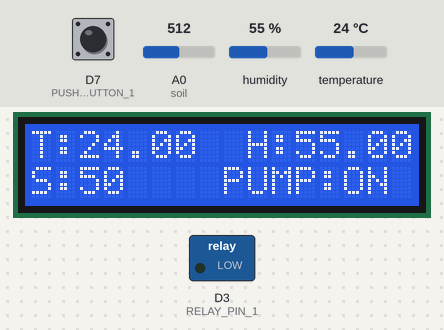
Bench run of a sketch on a simulated ESP8266 (NodeMCU). On the bench: 16×2 character LCD, switched loads named in the sketch (green lamp = pin HIGH). Inputs (shaded band) come from the test bench; at power-on: D7 (PUSH_BUTTON_1) HIGH, A0 (soil) = 512, humidity 55 %, temperature 24 °C. WiFi joins after 1.5 s; servers stay silent unless stated; what the sketch prints to the serial monitor is not drawn.

Above: at 6.1 s.
6.2 s: D7 (PUSH_BUTTON_1) pulled LOW for 1 s
At 7.3 s:
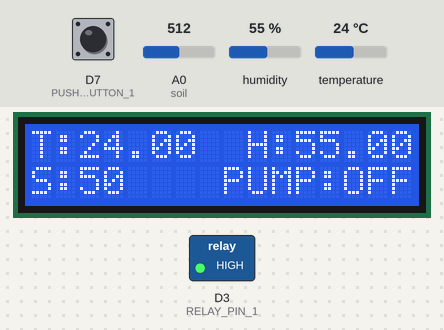
8.7 s: A0 (soil) set to 701
At 10.0 s:
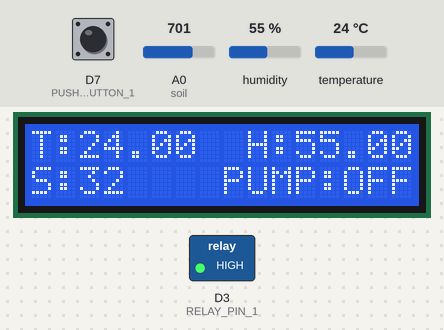
10.6 s: A0 (soil) set to 725
At 11.5 s:
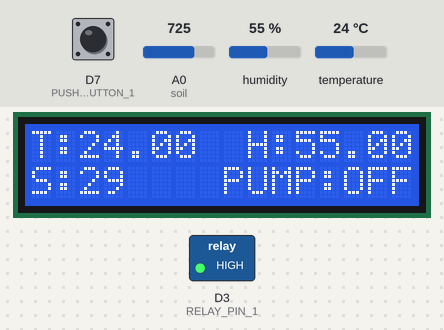
12.7 s: D7 (PUSH_BUTTON_1) pulled LOW for 0.75 s
At 14.2 s:
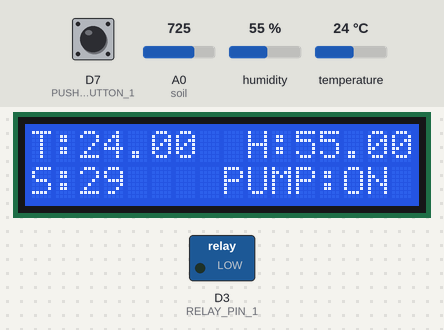
14.9 s: humidity set to 22 %
At 17.2 s:
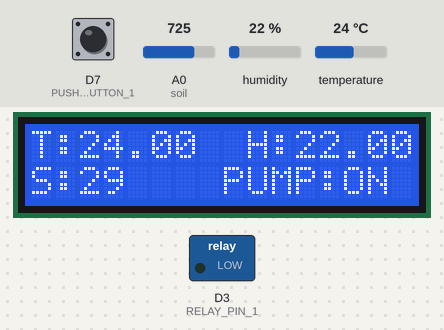
17.8 s: temperature set to 12 °C
At 19.8 s:
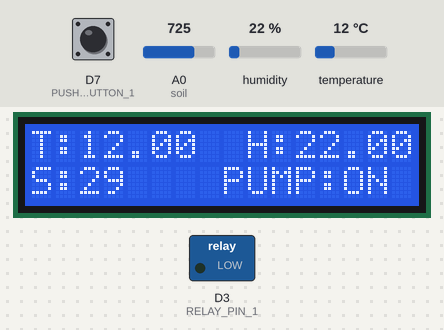
Timing chart, 0 to 20.9 s (numbered marks = the images above; inputs shaded):
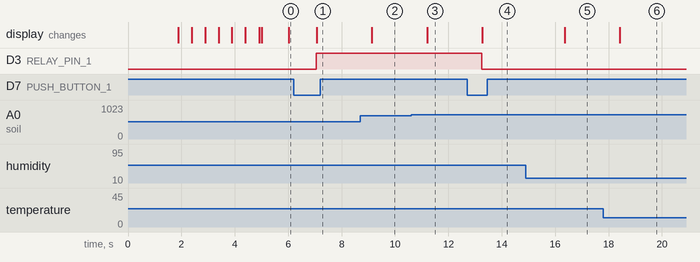

The sketch:

FARMLYNK_new.ino
```cpp
// Customized code of FARMLYNK according to new BLYNK update.

/* Connections done in this project are as follows-:
Relay. D3
Btn.   D7
Soil.  A0
PIR.   D5
SDA.   D2
SCL.   D1
Temp.  D4
*/

//Include the library files
#define BLYNK_TEMPLATE_ID "TMPL3jDBxki-b"
#define BLYNK_TEMPLATE_NAME "FARMLYNK"
#define BLYNK_AUTH_TOKEN "v7kfOTuekrplO7XuhkowEmdhXMSZWRl4"

#include <LiquidCrystal_I2C.h>
#define BLYNK_PRINT Serial
#include <ESP8266WiFi.h>
#include <BlynkSimpleEsp8266.h>
#include <DHT.h>

//Initialize the LCD display
LiquidCrystal_I2C lcd(0x27, 16, 2);


char auth[] = BLYNK_AUTH_TOKEN;  //Enter your Blynk Auth token
char ssid[] = "Noice";  //Enter your WIFI SSID
char pass[] = "mirzapurwale";  //Enter your WIFI Password

DHT dht(D4, DHT22);//Configured as (DHT sensor pin,sensor type).Here, we are using DHT22 at D4. So (D4,DHT22)
BlynkTimer timer;
WidgetLCD lcd1(V6);

//Define component pins
#define soil A0     //A0 Soil Moisture Sensor

void checkPhysicalButton();
int relay1State = LOW;
int pushButton1State = HIGH;
#define RELAY_PIN_1       D3   //D3 Relay
#define PUSH_BUTTON_1     D7   //D7 Button
#define VPIN_BUTTON_1    V12

//Create three variables for pressure
double T, P;
char status;


void setup() {
  Serial.begin(115200);
  lcd.begin();
  lcd.backlight();

 pinMode(RELAY_PIN_1, OUTPUT);
 digitalWrite(RELAY_PIN_1, LOW);
  pinMode(PUSH_BUTTON_1, INPUT_PULLUP);
  digitalWrite(RELAY_PIN_1, relay1State);


  Blynk.begin(auth, ssid, pass, "blynk.cloud", 80);
  dht.begin();

  lcd.setCursor(0, 0);
  lcd.print("  Initializing  ");
  for (int a = 5; a <= 10; a++) {
    lcd.setCursor(a, 1);
    lcd.print(".");
    delay(500);
  }
  lcd.clear();
  lcd.setCursor(11, 1);
  lcd.print("W:OFF");
  //Call the function
  timer.setInterval(100L, soilMoistureSensor);
  timer.setInterval(100L, DHT22sensor);
  timer.setInterval(500L, checkPhysicalButton);
}


//Get the DHT22 sensor values
void DHT22sensor() {
  float h = dht.readHumidity();
  float t = dht.readTemperature();

  if (isnan(h) || isnan(t)) {
    Serial.println("Failed to read from DHT sensor!");
    return;
  }
  Blynk.virtualWrite(V0, t);
  Blynk.virtualWrite(V1, h);

  lcd.setCursor(0, 0);
  lcd.print("T:");
  lcd.print(t);

  lcd.setCursor(9, 0);
  lcd.print("H:");
  lcd.print(h);

}


//Get the soil moisture values
void soilMoistureSensor() {
  int value = analogRead(soil);
  value = map(value, 0, 1024, 0, 100);
  value = (value - 100) * -1;

  Blynk.virtualWrite(V3, value);
  lcd.setCursor(0, 1);
  lcd.print("S:");
  lcd.print(value);
  lcd.print(" ");

if (value <= 30)
{
   lcd1.clear();
   lcd1.print(0,0, "WATER LEVEL IS:");
   lcd1.print(0,1,"LOW");
   Serial.println("WATER LVL IS LOW");
   delay(1000);
}
else if (30 < value < 45)
{
   lcd1.clear();
   lcd1.print(0,0, "WATER LEVEL IS:");
   lcd1.print(0,1,"MODERATE");
   Serial.println("WATER LVL IS OK");
   delay(1000);
}
else
{
  lcd1.clear();
   lcd1.print(0,0, "WATER LEVEL IS:");
   lcd1.print(0,1,"HIGH");
   Serial.println("WATER LVL IS HIGH");
   delay(1000);
}

}

BLYNK_CONNECTED() {
  // Request the latest state from the server
  Blynk.syncVirtual(VPIN_BUTTON_1);
}

BLYNK_WRITE(VPIN_BUTTON_1) {
  relay1State = !param.asInt();
  digitalWrite(RELAY_PIN_1, relay1State);
}

void checkPhysicalButton()
{
  if (digitalRead(PUSH_BUTTON_1) == LOW) {
    // pushButton1State is used to avoid sequential toggles
    if (pushButton1State != LOW) {

      // Toggle Relay state
      relay1State = !relay1State;
      digitalWrite(RELAY_PIN_1, relay1State);

      // Update Button Widget
      Blynk.virtualWrite(VPIN_BUTTON_1, relay1State);
    }
    pushButton1State = LOW;
  } else {
    pushButton1State = HIGH;
  }
}


void loop() {
if (relay1State == LOW)
{
  lcd.setCursor(8, 1);
  lcd.print("PUMP:ON ");
  }
  else if (relay1State == HIGH)
  {
    lcd.setCursor(8, 1);
    lcd.print("PUMP:OFF");
    }

  Blynk.run();//Run the Blynk library
  timer.run();//Run the Blynk timer

  }
```

Measured:
- after the input at 6.2 s, D3 (RELAY_PIN_1): LOW → HIGH after 0.86 s; the display: changes after 0.87 s (image 1)
- after the input at 8.7 s, the display: changes after 0.44 s (image 2)
- after the input at 10.6 s, the display: changes after 0.60 s (image 3)
- after the input at 12.7 s, D3 (RELAY_PIN_1): HIGH → LOW after 0.55 s; the display: changes after 0.57 s (image 4)
- after the input at 14.9 s, the display: changes after 1.4 s (image 5)
- after the input at 17.8 s, the display: changes after 0.61 s (image 6)
